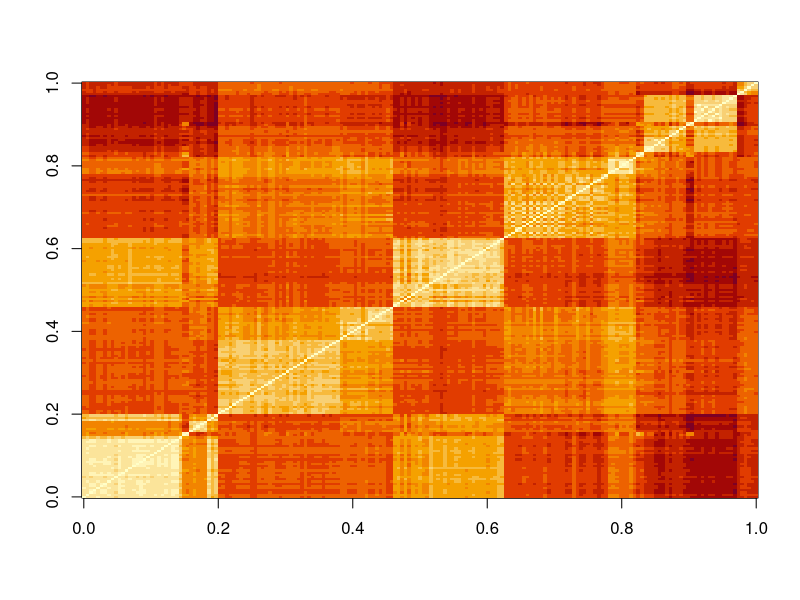
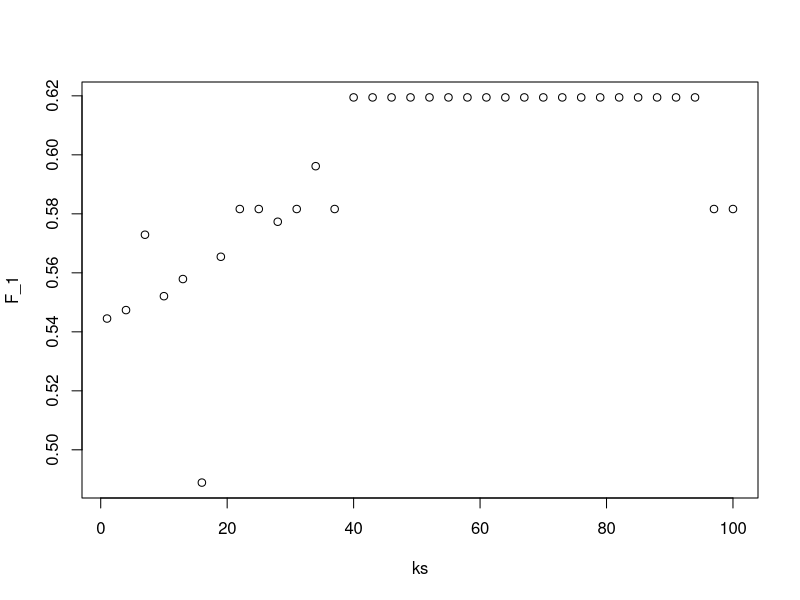

Write the R code that produced these figures, in order. (Note: this script raises an error after producing the figures.)
### Distance ###



library(dslabs)
library(tidyverse)
library(caret)

data("tissue_gene_expression")

# The dataset includes
# dim(tissue_gene_expression$x) :-  gene expression levels of 500 genes from 189 
#                                   biological samples representing seven different
#                                   tissues
# table(tissue_gene_expression$y) :- tissue types

## lines of code to computes the Euclidean distance between each observation and 
## stores it in the object.

d <- dist(tissue_gene_expression$x)



## compare the distances between observations 1 and 2 (both cerebellum), 
## observations 39 and 40 (both colon), and observations 73 and 74 (both 
## endometrium).

ind <- c(1, 2, 39, 40, 73, 74)
as.matrix(d)[ind,ind]



## Make a plot of all the distances using the image function to see the pattern 

image(as.matrix(d))



### Knn ###

## predict sex based on height by using knn and calculate F_1.


datval <- heights$sex
set.seed(1)
test_index <- createDataPartition(datval, times = 1, p = 0.5, list = FALSE)
test_set <- heights[test_index, ]
train_set <- heights[-test_index, ]     

ks <- seq(1, 101, 3)

F_1 <- sapply(ks, function(k){
  fit <- knn3(sex ~ height, data = train_set, k = k)
  y_hat <- predict(fit, test_set, type = "class") %>% 
    factor(levels = levels(train_set$sex))
  F_meas(data = y_hat, reference = test_set$sex)
})

max(F_1)
ks[which.max(F_1)]

# to check through plot

plot(ks, F_1)



## use the same gene expression example used in the Comprehension Check: 
## Distance exercises
## Split the data into training and test sets, and report the accuracy you obtain.
## Try it for k = 1, 3, 5, 7, 9, 11. Set the seed to 1 before splitting the data.

set.seed(1)
library(caret)
y <- tissue_gene_expression$y
x <- tissue_gene_expression$x
test_index <- createDataPartition(y, list = FALSE)
sapply(seq(1, 11, 2), function(k){
  fit <- knn3(x[-test_index,], y[-test_index], k = k)
  y_hat <- predict(fit, newdata = data.frame(x=x[test_index,]),
                   type = "class")
  mean(y_hat == y[test_index])
})

##### For practise incomplete code need to be complete #####
data('tissue_gene_expression')

ks <- seq(1, 11, 2)

set.seed(1, sample.kind="Rounding")

train_index <- createDataPartition(tissue_gene_expression$y, p = 0.5, list = FALSE)

x <- tissue_gene_expression$x
y <- tissue_gene_expression$y

# split x and y into train and test sets
train_set_x <- x[train_index,]
test_set_x <- x[-train_index,]

####### ######## ######## ######### ######### #########



## Cross Validation ##

## Because x and y are completely independent, one should not be able to predict
## y using x with accuracy greater than 0.5. Confirm this by running 
## cross-validation using logistic regression to fit the model. Because we have 
## so many predictors, we selected a random sample x_subset. 
## Use the subset when training the model.

set.seed(1996)

n <- 1000
p <- 10000
x <- matrix(rnorm(n*p), n, p)
colnames(x) <- paste("x", 1:ncol(x), sep = "_")
y <- rbinom(n, 1, 0.5) %>% factor()

x_subset <- x[ ,sample(p, 100)]

## Which code correctly performs this cross-validation?

fit <- train(x_subset, y, method = "glm")
fit$results

## BiocManager::install("genefilter")
## library(genefilter)
## tt <- colttests(x, y) 
##
## Which of the following lines of code correctly creates a vector of the 
## p-values called pvals?

pvals <- tt$p.value



## Create an index ind with the column numbers of the predictors that were 
## "statistically significantly" associated with y. Use a p-value cutoff of 
## 0.01 to define "statistically significantly."

## How many predictors survive this cutoff?

ind <- which(pvals <= 0.01)
length(ind)

# Another correct method tried 
tt <- colttests(x, y)
pvals <- tt$p.value
sum(pvals<0.01)



## re-run the cross-validation after redefinining x_subset to be the subset of x
## defined by the columns showing "statistically significant" association with y.

## What is the accuracy now?

x_subset <- x[,ind]
fit <- train(x_subset, y, method = "glm")
fit$results



## Use the train function with kNN to select the best k for predicting tissue 
## from gene expression on the tissue_gene_expression dataset from dslabs. 
## Try k = seq(1,7,2) for tuning parameters. 
# For this question, do not split the data into test and train sets 
## (understand this can lead to overfitting, but ignore this for now).

## What value of k results in the highest accuracy?

data("tissue_gene_expression")
fit <- with(tissue_gene_expression, train(x, y, method = "knn", tuneGrid = data.frame( k = seq(1, 7, 2))))
ggplot(fit)
fit$results



### Bootstrap ###

## create 10 bootstrap samples for the mnist_27 dataset

library(caret)
library(dslabs)
set.seed(1995)
indexes <- createResample(mnist_27$train$y, 10)

## How many times do 3, 4, and 7 appear in the first resampled index?

sum(indexes[[1]] == 3)
sum(indexes[[1]] == 4)
sum(indexes[[1]] == 7)

## How many times 3 appear in all the resampled indexes

x=sapply(indexes, function(ind){
  sum(ind == 3)
})
sum(x)


## Generate a random dataset (y <- rnorm(100, 0, 1)) , Estimate the 75th 
## quantile, which we know is qnorm(0.75), with the sample 
## quantile: quantile(y, 0.75).

## Set the seed to 1 and perform a Monte Carlo simulation with 10,000 repetitions
## , generating the random dataset and estimating the 75th quantile each time. 
## What is the expected value and standard error of the 75th quantile?

y <- rnorm(100, 0, 1)
set.seed(1)
N <- 10000
M <- replicate(N, {
      y <- rnorm(100, 0, 1)
      quantile(y,0.75)
})

mean(M)
sd(M)



## Completed

set.seed(1)
y <- rnorm(100, 0, 1)
set.seed(1)
indexes <- createResample(y, 10)

M <- sapply(indexes,function(ival) {
            B <- y[ival]
            quantile(B, 0.75)
})
mean(M)
sd(M)


##

set.seed(1)
y <- rnorm(100, 0, 1)
set.seed(1)
indexes <- createResample(y, 10000)

M <- sapply(indexes,function(ival) {
  B <- y[ival]
  quantile(B, 0.75)
})
mean(M)
sd(M)



### Generative Models

## FOR LDA :  Create a dataset of samples from just cerebellum and hippocampus, two parts of the brain,
## and a predictor matrix with 10 randomly selected columns

library(dslabs)
library(caret)
data("tissue_gene_expression")

set.seed(1993) #set.seed(1993, sample.kind="Rounding") if using R 3.6 or later
ind <- which(tissue_gene_expression$y %in% c("cerebellum", "hippocampus"))
y <- droplevels(tissue_gene_expression$y[ind])
x <- tissue_gene_expression$x[ind, ]
x <- x[, sample(ncol(x), 10)]

# estimate the accuracy of LDA.

fit_LDA <- train(x, y, method = "lda")


## Which TWO genes appear to be driving the algorithm?

library(tidyverse)

t(fit_LDA$finalModel$means) %>% data.frame() %>%
  mutate(predictor_name = rownames(.)) %>%
  ggplot(aes(cerebellum, hippocampus, label = predictor_name)) +
  geom_point() +
  geom_text() +
  geom_abline()



## FOR QDA :  Create a dataset of samples from just cerebellum and hippocampus, two parts of the brain,
## and a predictor matrix with 10 randomly selected columns

library(dslabs)      
library(caret)
data("tissue_gene_expression")

set.seed(1993) #set.seed(1993, sample.kind="Rounding") if using R 3.6 or later
ind <- which(tissue_gene_expression$y %in% c("cerebellum", "hippocampus"))
y <- droplevels(tissue_gene_expression$y[ind])
x <- tissue_gene_expression$x[ind, ]
x <- x[, sample(ncol(x), 10)]

# estimate the accuracy of QDA.

fit_QDA <- train(x, y, method = "qda")


## Which TWO genes drive the algorithm when using QDA instead of LDA?

t(fit_QDA$finalModel$means) %>% data.frame() %>%
  mutate(predictor_name = rownames(.)) %>%
  ggplot(aes(cerebellum, hippocampus, label = predictor_name)) +
  geom_point() +
  geom_text() +
  geom_abline()


## Which TWO genes drive the algorithm after performing the scaling?

fit_LDA <- train(x, y, method = "lda", preProcess="center")



## Repeat the LDA analysis from above but using all tissue types.

library(dslabs)      
library(caret)
data("tissue_gene_expression")

set.seed(1993) #set.seed(1993, sample.kind="Rounding") if using R 3.6 or later
y <- tissue_gene_expression$y
x <- tissue_gene_expression$x
x <- x[, sample(ncol(x), 10)]

fit_LDA <- train(x, y, method = "lda", preProcess="center")

fit_LDA$results["Accuracy"]
